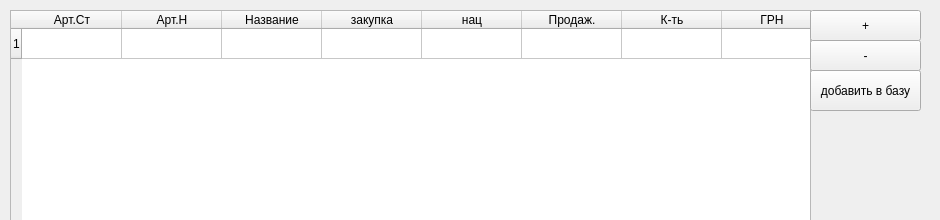
<?xml version="1.0" encoding="UTF-8"?>
<ui version="4.0">
 <class>Form</class>
 <widget class="QWidget" name="Form">
  <property name="geometry">
   <rect>
    <x>0</x>
    <y>0</y>
    <width>940</width>
    <height>220</height>
   </rect>
  </property>
  <property name="windowTitle">
   <string>Form</string>
  </property>
  <widget class="QTableWidget" name="tableWidget">
   <property name="geometry">
    <rect>
     <x>10</x>
     <y>10</y>
     <width>801</width>
     <height>721</height>
    </rect>
   </property>
   <property name="maximumSize">
    <size>
     <width>801</width>
     <height>16777215</height>
    </size>
   </property>
   <row>
    <property name="text">
     <string>1</string>
    </property>
   </row>
   <column>
    <property name="text">
     <string notr="true">Aрт.Ст</string>
    </property>
    <property name="toolTip">
     <string notr="true"/>
    </property>
    <property name="whatsThis">
     <string notr="true"/>
    </property>
   </column>
   <column>
    <property name="text">
     <string>Арт.H</string>
    </property>
   </column>
   <column>
    <property name="text">
     <string>Название</string>
    </property>
   </column>
   <column>
    <property name="text">
     <string>закупка</string>
    </property>
   </column>
   <column>
    <property name="text">
     <string>нац</string>
    </property>
   </column>
   <column>
    <property name="text">
     <string>Продаж.</string>
    </property>
   </column>
   <column>
    <property name="text">
     <string>К-ть</string>
    </property>
   </column>
   <column>
    <property name="text">
     <string>ГРН</string>
    </property>
    <property name="background">
     <color>
      <red>192</red>
      <green>252</green>
      <blue>187</blue>
     </color>
    </property>
   </column>
  </widget>
  <widget class="QPushButton" name="pushButton">
   <property name="geometry">
    <rect>
     <x>810</x>
     <y>10</y>
     <width>111</width>
     <height>31</height>
    </rect>
   </property>
   <property name="text">
    <string>+</string>
   </property>
  </widget>
  <widget class="QPushButton" name="pushButton_2">
   <property name="geometry">
    <rect>
     <x>810</x>
     <y>70</y>
     <width>111</width>
     <height>41</height>
    </rect>
   </property>
   <property name="text">
    <string>добавить в базу</string>
   </property>
  </widget>
  <widget class="QPushButton" name="pushButton_3">
   <property name="geometry">
    <rect>
     <x>810</x>
     <y>40</y>
     <width>111</width>
     <height>31</height>
    </rect>
   </property>
   <property name="text">
    <string>-</string>
   </property>
  </widget>
 </widget>
 <resources/>
 <connections/>
</ui>
